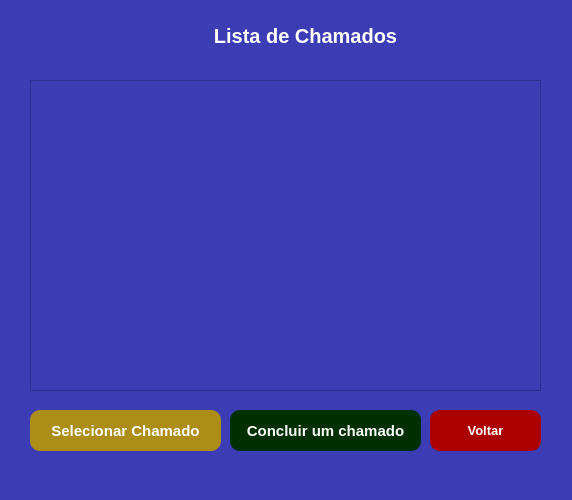
<?xml version="1.0" encoding="UTF-8"?>
<ui version="4.0">
 <class>MainWindow</class>
 <widget class="QMainWindow" name="MainWindow">
  <property name="geometry">
   <rect>
    <x>0</x>
    <y>0</y>
    <width>572</width>
    <height>500</height>
   </rect>
  </property>
  <property name="windowTitle">
   <string>Tratamento de Chamados</string>
  </property>
  <property name="styleSheet">
   <string notr="true">background-color: rgb(60, 60, 181);
color: rgb(255, 255, 255);</string>
  </property>
  <widget class="QWidget" name="centralwidget">
   <widget class="QLabel" name="label">
    <property name="geometry">
     <rect>
      <x>170</x>
      <y>10</y>
      <width>271</width>
      <height>51</height>
     </rect>
    </property>
    <property name="font">
     <font>
      <pointsize>15</pointsize>
      <weight>75</weight>
      <bold>true</bold>
     </font>
    </property>
    <property name="text">
     <string>Lista de Chamados</string>
    </property>
    <property name="alignment">
     <set>Qt::AlignCenter</set>
    </property>
   </widget>
   <widget class="QPushButton" name="pushButton_2">
    <property name="geometry">
     <rect>
      <x>430</x>
      <y>410</y>
      <width>111</width>
      <height>41</height>
     </rect>
    </property>
    <property name="font">
     <font>
      <pointsize>10</pointsize>
      <weight>75</weight>
      <bold>true</bold>
     </font>
    </property>
    <property name="styleSheet">
     <string notr="true">border-radius: 10px;
color: rgb(255, 255, 255);
background-color: rgb(170, 0, 0);</string>
    </property>
    <property name="text">
     <string>Voltar</string>
    </property>
    <property name="icon">
     <iconset>
      <normaloff>../src/sair.png</normaloff>../src/sair.png</iconset>
    </property>
   </widget>
   <widget class="QTableWidget" name="tableWidget">
    <property name="geometry">
     <rect>
      <x>30</x>
      <y>80</y>
      <width>511</width>
      <height>311</height>
     </rect>
    </property>
    <attribute name="verticalHeaderShowSortIndicator" stdset="0">
     <bool>true</bool>
    </attribute>
   </widget>
   <widget class="QPushButton" name="pushButton_3">
    <property name="geometry">
     <rect>
      <x>230</x>
      <y>410</y>
      <width>191</width>
      <height>41</height>
     </rect>
    </property>
    <property name="font">
     <font>
      <pointsize>11</pointsize>
      <weight>75</weight>
      <bold>true</bold>
     </font>
    </property>
    <property name="styleSheet">
     <string notr="true">border-radius: 10px;
color: rgb(255, 255, 255);
background-color: rgb(0, 47, 0);
</string>
    </property>
    <property name="text">
     <string>Concluir um chamado</string>
    </property>
    <property name="icon">
     <iconset>
      <normaloff>../src/verificado.png</normaloff>../src/verificado.png</iconset>
    </property>
   </widget>
   <widget class="QPushButton" name="pushButton_4">
    <property name="geometry">
     <rect>
      <x>30</x>
      <y>410</y>
      <width>191</width>
      <height>41</height>
     </rect>
    </property>
    <property name="font">
     <font>
      <pointsize>11</pointsize>
      <weight>75</weight>
      <bold>true</bold>
     </font>
    </property>
    <property name="styleSheet">
     <string notr="true">border-radius: 10px;
color: rgb(255, 255, 255);
background-color: rgb(171, 141, 23);</string>
    </property>
    <property name="text">
     <string>Selecionar Chamado</string>
    </property>
    <property name="icon">
     <iconset>
      <normaloff>../src/selecione.png</normaloff>../src/selecione.png</iconset>
    </property>
   </widget>
   <widget class="QLabel" name="label_2">
    <property name="geometry">
     <rect>
      <x>150</x>
      <y>10</y>
      <width>51</width>
      <height>51</height>
     </rect>
    </property>
    <property name="text">
     <string/>
    </property>
    <property name="pixmap">
     <pixmap>../src/lista-de-desejos.png</pixmap>
    </property>
    <property name="scaledContents">
     <bool>true</bool>
    </property>
   </widget>
  </widget>
  <widget class="QStatusBar" name="statusbar"/>
 </widget>
 <resources/>
 <connections/>
</ui>
